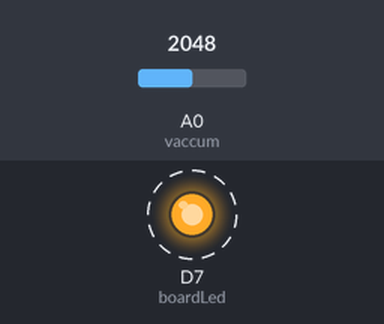
This sketch was run on a simulated Particle Photon. On the bench: output pins drawn as LEDs (lit = HIGH). Dashed ring = blinking. Inputs (shaded band) come from the test bench; at power-on: A0 (vaccum) = 2048. Pins used as bus, display or sensor lines are not drawn.

Above: at 3.07 s.
Timing chart, 0 to 6.0 s (numbered marks = the images above):
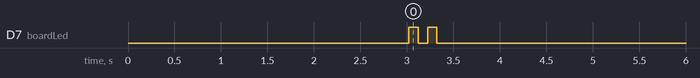

The sketch:

vaccum.ino
```cpp
// ------------------------------------------------------------------
// Application pour faire la lecture d'un capteur de vide : MP3V5050V
// ------------------------------------------------------------------
// Dans cette application nous ajoutons une variable avec Spark.variable() dans le cloud afin de pouvoir lire le niveau de vaccum.
// De plus nous allons publier cette variable avec Spark.publish()

int vaccum = A0; // C'est sur cette pin que le capteur de vide est branché.

int power = A5; // C'est `partir de cette pin que le capteur prendra son énergie.

int boardLed = D7;  // C'est la led sur le photon

// La raison que nous branchons le capteur sur A5 au lieu que sur la pin 3.3v, c'est que nous voulons un voltage super stable pour le capteur.
// De cette façon, lorsque nous allons faire la lecture de la valeur sur le capteur, nous pouvons correctement calculer la différence de lecture.


double analogvalue; // Nous déclarons ici la variable double analogvalue,  que nous utiliserons plutard pour sauvarder la valeur du capteur de vide.
int val; // Variable temporaire contenant la lecture de 0 à 4096 du capteur
int val1; // Variable temporaire contenant la lecture divisé par 10
int val2; // Variable temporaire contenant la lecture divisé par 10 prédédente.
float calibration;  //  Variable contenant la valeur de calibration du capteur.

// Maintenant nous faisons la configuration du système

void setup() {

    // Premièrement nous déclarons l'ensemble des pins.

    pinMode(vaccum,INPUT);  // Le capteur de vide sera lu sur cette pin
    pinMode(power,OUTPUT); // La pin qui va alimenter le cpateur de vide (sending out consistent power)
    pinMode(boardLed,OUTPUT);   // La pin qui est la led sur le Photon.

    // Maintenant, nous envoyons l'énergie au maximum au capteur.

    digitalWrite(power,HIGH);

    //  Nous nous assurons que la led sur le photon est etteinte.
    digitalWrite(boardLed,LOW);


    // Nous déclarons la variable Spark.variable() pour qu'elle soit accessible à partir du cloud
    Spark.variable("analogvalue", &analogvalue, DOUBLE);

    // Nous faisons une calibration du capteur de vide afin d'avoir une valeur de référence.
    calibration=calibre();

    // Nous initialisons les variables.
    val2=0;
    val1=0;
    val=0;
}


// La fonction principale "loop"

void loop() {

    // Fait une lecture du capteur
    val = analogRead(vaccum);

    val1=(val/10);

    //Publication de la valeur (entre 0 et 4096) retourné par le capteur
    Spark.publish("Valeur : ",String(val1),1);

    // Ici nous validons s'il y a eu un changement significatif dans la pression depuis la dernière lecture
    //
    // Nous voulons valider une variation d'un dixième de point de la lecture analogique du capteur.
    // Dans la variable val1, il y a la lecture actuelle.  Dans la variable val2, il y a la lecture précédente
    //
    // S'il y a une variation, alors nous faisons une lecture convertie.

    if (val1!=val2) {

       // Fait clignoter la led sur le Photon pour indiquer qu'il y a une variation dans la pression

       digitalWrite(boardLed,HIGH);
       delay(100);
       digitalWrite(boardLed,LOW);
       delay(100);
       digitalWrite(boardLed,HIGH);
       delay(100);
       digitalWrite(boardLed,LOW);
       delay(100);

       // Calcul de la pression réel
       analogvalue = raw2kPa(val, calibration);

       // Publication sur de la valeur de pression négative (vide)
       Spark.publish("Vaccum : ",String(analogvalue),1);
   }
   val2=val1;
  delay(1000);
}

//Routine de calibration du capteur de vide
double calibre() {

  double calibrer = 3850.24 - analogRead(vaccum);

  // 3850.24 correspond à la valeur idéal pour une pression de 0 Kpa
  // Il s'obtient ainsi : x = 0.94 * Vmax  (avec Vmax la valeur pour VCC soit 4096)

  // Nous faison cinq lectures de suite afin de réchaufer le capteur
  for (int i=0; i <= 5; i++){

  delay(500);

  calibrer = 3850.24 - analogRead(vaccum);

  }

  return calibrer;
}


/* Fonction de conversion valeur numérique <> pression en Kpa */
double raw2kPa(int raw, double calibration) {
  /*
   * D'aprés le datasheet du MP3V5050V
   * Vout = Vs * (P * 0.018 + 0.94)
   * soit : P = ((Vout / Vs) - 0.94) / 0.018
   * avec Vout = Vraw + Vcalibration et Vs = Vmax = 4096
   * pour convertir de kpa to Hg (inch of mercure) il faut multiplier par 0.295301
   */

  return ((((raw + calibration) / 4096.0) - 0.94) / 0.018)*0.295301;  // multiplie par 0.295301 pour avoir la valeur en Hg
}
```

Measured:
- by itself, D7 (boardLed): alternates HIGH for 0.10 s and LOW for 0.10 s, 4 changes in all, then stays LOW
